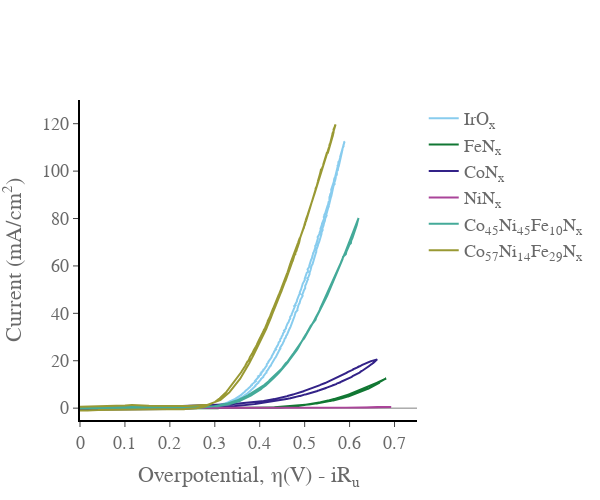

The notebook cell saved with this chart:
### Code cell
import plotly.graph_objects as go
import pandas as pd
import plotly.express as px
from EC_data_processing_lib import get_header_length
from EC_data_processing_lib import analyse_file
from EC_data_processing_lib import get_decimal_separator
from Data_setup_FirstPaper import data_set
import os
from galvani import BioLogic

fig = go.Figure()
colors = px.colors.qualitative.Safe

for i in data_set:
    if not os.path.exists(data_set[i]['data_CV']):
        continue
    if data_set[i]['data_CV'].endswith('mpt'):
        headerlength = get_header_length(data_set[i]['data_CV'])
        data = pd.read_csv(data_set[i]['data_CV'], encoding='ansi', sep="\t", decimal=get_decimal_separator(data_set[i]['data_CV']),  skiprows=range(headerlength))
        current_column = '<I>/mA'
    else:
        mpr_file = BioLogic.MPRfile(data_set[i]['data_CV'])
        data = pd.DataFrame(mpr_file.data)
        current_column = 'I/mA'
    cn = data['cycle number']
    data = data[data['cycle number']== float(cn[-1:])] # allowing this comment will plot only the last scan. If you want to plot all of the scans then comment this out. 
    voltage = data['Ewe/V']
    current = data[current_column]
    current = current / data_set[i]['mass']
    voltage_corrected = data['Ewe/V'] - data[current_column] * data_set[i]['Ru']/1000 - data_set[i]['cal'] #does the iR correction converts to overpotential

    fig.add_trace(go.Scatter(
        x=voltage_corrected,
        y=current,
        name= data_set[i]['label'],
        line_color = colors[data_set[i]['color_index']],
    ))
fig.update_xaxes(range=[0.00, 0.750],
    nticks=10,
    ticks='outside',
    showgrid=False, gridwidth=1, gridcolor='grey',
    zeroline=False, zerolinecolor='grey', zerolinewidth= 1,
    showline=True, linewidth=2, linecolor='black')

fig.update_yaxes(range=[-5, 130],
    nticks=10,
    showgrid=False, gridwidth=1, gridcolor='grey',
    ticks='outside',
    zeroline=True, zerolinecolor='grey', zerolinewidth= 1,
    showline=True, linewidth=2, linecolor='black')
fig.update_layout(
    #title="CV",
    xaxis_title="Overpotential, η(V) - iR<sub>u</sub>",
    yaxis_title="Current (mA/cm<sup>2</sup>)",
    font=dict(
        family="Times New Roman, monospace",
        size=18,
        color="dimgrey"
        
    )
)

fig.update_layout({
    "plot_bgcolor": "rgba(0, 0, 0, 0)",
    'paper_bgcolor': 'rgba(255, 255, 255, 255)', #sets the background to be transparent... might appear black in .jpeg but will be transparent in the .svg
})
fig.update_layout(
    width = 600,
    height = 500)
fig.show()

fig.write_image('Cyclic Voltammetry_Patent.jpeg')
fig.write_image('Cyclic Voltammetry_FirstPaperAll.svg')

### Figure 1 — Plotly figure (JSON) as saved in the notebook; plotly's stock layout.template omitted (floating-point values rounded to 4 significant figures; data arrays with more than 128 entries replaced by an {"elided": "..."} marker saying what was removed)
{"data": [{"line": {"color": "rgb(136, 204, 238)"}, "name": "IrO<sub>x</sub>", "type": "scatter", "x": {"elided": "2000 float values"}, "y": {"elided": "2000 float values"}}, {"line": {"color": "rgb(17, 119, 51)"}, "name": "FeN<sub>x</sub>", "type": "scatter", "x": {"elided": "2002 float values"}, "y": {"elided": "2002 float values"}}, {"line": {"color": "rgb(51, 34, 136)"}, "name": "CoN<sub>x</sub>", "type": "scatter", "x": {"elided": "2000 float values"}, "y": {"elided": "2000 float values"}}, {"line": {"color": "rgb(170, 68, 153)"}, "name": "NiN<sub>x</sub>", "type": "scatter", "x": {"elided": "2003 float values"}, "y": {"elided": "2003 float values"}}, {"line": {"color": "rgb(68, 170, 153)"}, "name": "Co<sub>45</sub>Ni<sub>45</sub>Fe<sub>10</sub>N<sub>x</sub>", "type": "scatter", "x": {"elided": "652 float values"}, "y": {"elided": "652 float values"}}, {"line": {"color": "rgb(153, 153, 51)"}, "name": "Co<sub>57</sub>Ni<sub>14</sub>Fe<sub>29</sub>N<sub>x</sub>", "type": "scatter", "x": {"elided": "2000 float values"}, "y": {"elided": "2000 float values"}}], "layout": {"font": {"color": "dimgrey", "family": "Times New Roman, monospace", "size": 18}, "height": 500, "paper_bgcolor": "rgba(255, 255, 255, 255)", "plot_bgcolor": "rgba(0, 0, 0, 0)", "width": 600, "xaxis": {"gridcolor": "grey", "gridwidth": 1, "linecolor": "black", "linewidth": 2, "nticks": 10, "range": [0, 0.75], "showgrid": false, "showline": true, "ticks": "outside", "title": {"text": "Overpotential, η(V) - iR<sub>u</sub>"}, "zeroline": false, "zerolinecolor": "grey", "zerolinewidth": 1}, "yaxis": {"gridcolor": "grey", "gridwidth": 1, "linecolor": "black", "linewidth": 2, "nticks": 10, "range": [-5, 130], "showgrid": false, "showline": true, "ticks": "outside", "title": {"text": "Current (mA/cm<sup>2</sup>)"}, "zeroline": true, "zerolinecolor": "grey", "zerolinewidth": 1}}}
